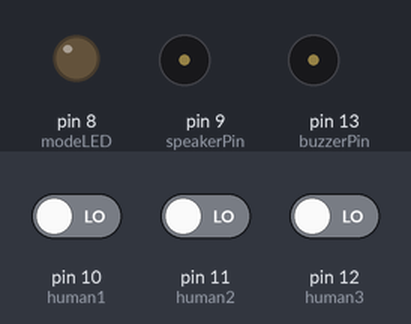
The sketch below on a simulated Arduino Uno, built with avr-gcc and run on an emulated ATmega328P. Shown: output pins drawn as LEDs (lit = HIGH), buzzer (waves = sounding, pin HIGH). The test bench sets the inputs (shaded band); at power-on: pin 10 (human1) LOW, pin 11 (human2) LOW, pin 12 (human3) LOW. The modem accepts every AT command (registered, SIM ready, sends succeed) and sends nothing else.

Above: at 3.2 s.
3.3 s: pin 10 (human1) driven HIGH
At 5.4 s:
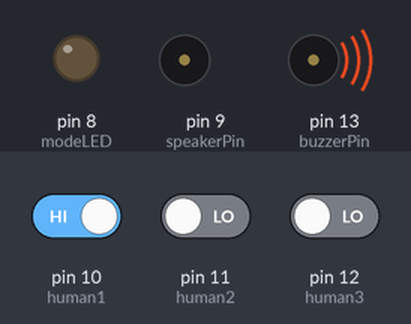
At 6.85 s:
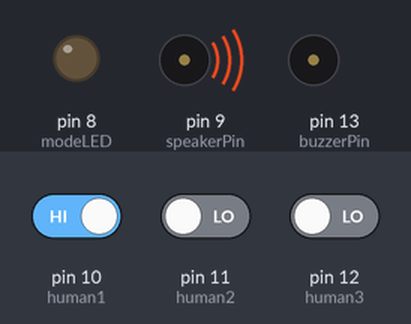
Timing chart, 0 to 13.3 s (numbered marks = the images above; inputs shaded):
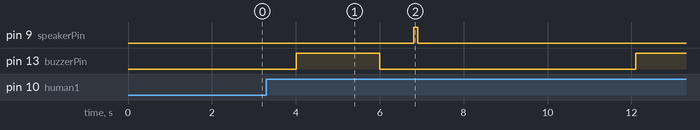

The sketch:

project23.ino
```cpp
#include <SoftwareSerial.h>

int human1=10;
int human2=11;
int human3=12;
//human detector
int buzzerPin=13;//buzzer
int speakerPin=9;//speaker
int modeLED=8;

const int  buttonPin = 7;
int buttonPushCounter = 0;
int buttonState = 0;
int lastButtonState = 0;
int duration = 1;//vibration sensor

unsigned long tLeft=3000;
volatile int mode=1;
volatile int newmode=1;

volatile int Pin2state=LOW;
unsigned long tmax=33720000;


/*SMS SETUP*************************************************************/
#define SIM800_TX_PIN 5
#define SIM800_RX_PIN 4
SoftwareSerial serialSIM800(SIM800_TX_PIN,SIM800_RX_PIN);

/************/
String MSG("");

/**************************************************************/

void setup() {
pinMode(human1,INPUT);
pinMode(human2,INPUT);
pinMode(human3,INPUT);
pinMode(modeLED,OUTPUT);

 Serial.begin(9600);
 pinMode(buttonPin, INPUT);
  pinMode(speakerPin,OUTPUT);

   while(!Serial);
    serialSIM800.begin(9600);
    delay(1000);
    serialSIM800.write("AT\r\n");
    delay(1000);
}

int infraredSensor()
{
  int state1=digitalRead(human1);
  int state2=digitalRead(human2);
  int state3=digitalRead(human3);

  if(state1==HIGH||state2==HIGH||state3==HIGH)
    return 1;
  else
    return 0;
}

void GPSposition()
{


}

void buzzer()
{
//  pinMode(buzzerPin,OUTPUT);
//  for(int i=200;i<=800;i++)                    //用循环的方式将频率从200HZ 增加到800HZ
//{
//  tone(buzzerPin,i);                            //在四号端口输出频率
// delay(1);                              //该频率维持1毫秒
//}
//delay(300);                            //最高频率下维持0.3秒钟
//for(int i=800;i>=200;i--)
//{
//  tone(buzzerPin,i);
// delay(1);
//}
//digitalWrite(buzzerPin,0);

pinMode(buzzerPin,OUTPUT);
digitalWrite(buzzerPin,HIGH);
delay(2000);
digitalWrite(buzzerPin,LOW);

}

void warning1()
{
 digitalWrite(speakerPin,HIGH);
 delay(100);
 digitalWrite(speakerPin,LOW);
 delay(5000);

}

void sendMessage()
{

    serialSIM800.write("AT+CMGF=1\r\n");
    delay(1000);
    serialSIM800.write("AT+CMGS=\"+8618121330102\"\r\n");
    delay(1000);
    serialSIM800.println("UNO !!!");
    delay(1000);
    serialSIM800.write(0x1A);
    delay(1000);
    Serial.println("SMS Sent!");
}

void getMSG(String &p_MSG,SoftwareSerial &p_serial)
{
    p_MSG="";
    //while(!p_serial.available()) ;
    for(char in='\0',flag=0;p_serial.available();)
    {
     // Serial.println("24532543535:");
      in=p_serial.read();
        if(in=='+')
            flag=1;
        if(flag&&((in=='\r')||(in=='\n')))
            break;
        if(flag)
            p_MSG+=in;
        delay(100);
    }
    p_MSG.trim();
    p_serial.flush();
   //Serial.println( p_MSG);
}

bool chkMSG(String &p_MSG)
{
    for(int p_begin=0;(p_begin+4)<p_MSG.length()+1;p_begin++)
    {
        if(p_MSG.substring(p_begin,p_begin+4)=="+CMT")
            return true;
    }
    return false;
}


void receiveMessage()
{
   getMSG(MSG,serialSIM800);
 if(chkMSG(MSG))
  {
    newmode=2;
  }
  else
  {newmode=1;}
}

int modeJudge()
{
  receiveMessage();
  int temp;
  temp=mode;
  mode=newmode;
  if(temp==mode)
  {return 0;}
  else
  {return 1;}
}


void modeCase1()
{
  digitalWrite(modeLED,LOW);
   while(infraredSensor())
  {
      buzzer();
      delay(100);
      if(modeJudge()==1)
      {return;}
      delay(100);
      warning1();
      delay(100);
      if(modeJudge()==1)
      {return;}
      delay(100);
         buzzer();
      delay(100);
      if(modeJudge()==1)
      {return;}
      delay(100);
      warning1();
      delay(100);
      if(modeJudge()==1)
      {return;}
      delay(100);
      if(infraredSensor()==1)
      {
         GPSposition();
    //sendMessage();
      }
  }
  delay(500);
}

void modeCase2_sub()
{

   while(infraredSensor())
  {
    GPSposition();
    //sendMessage();
    buzzer();
    warning1();
    buzzer();
    warning1();
  }
}
void tranPass()
{

    // read the pushbutton input pin:
    while(!digitalRead(buttonPin))
    {
       modeCase2_sub();
    }
    while(digitalRead(buttonPin))
    {
       modeCase2_sub();
    }//无变化时一直在循环中，直到遇到变化时接连跳出两个循环——开启

    while(1){
        duration = pulseIn(buttonPin,HIGH,5000000);
   //读取引脚上的高电平持续时间，并且把结果赋值给duration变量，超时返回0(unsigned long);pulseIn默认单位微秒(us)
        if(duration==0) {
          duration=1;
        return ;
       }
        }
    // Delay a little bit to avoid bouncing
    delay(50);
}
void  modeCase2()
{
   digitalWrite(modeLED,HIGH);
  unsigned long t1,t2,t;
  t1=millis();
  while(1)
  {
    modeCase2_sub();
    t2=millis();
    if(t2<t1)
 { t=tmax-t2+t1;}
  else
{  t=t2-t1;}
  if(t>10000)
  break;
  }
  tranPass();
  mode=1;
  return ;
}


int tranState=0;
void loop()
{
  switch(mode)
 { case 1: modeCase1();break;//normal detection
  case 2: modeCase2();break;//special detection
 }
 delay(500);
}
```

Measured:
- after the input at 3.3 s, pin 9 (speakerPin): LOW → HIGH after 3.5 s, → LOW 0.10 s later; pin 13 (buzzerPin): LOW → HIGH after 0.70 s, → LOW 2.0 s later, → HIGH 6.1 s later
